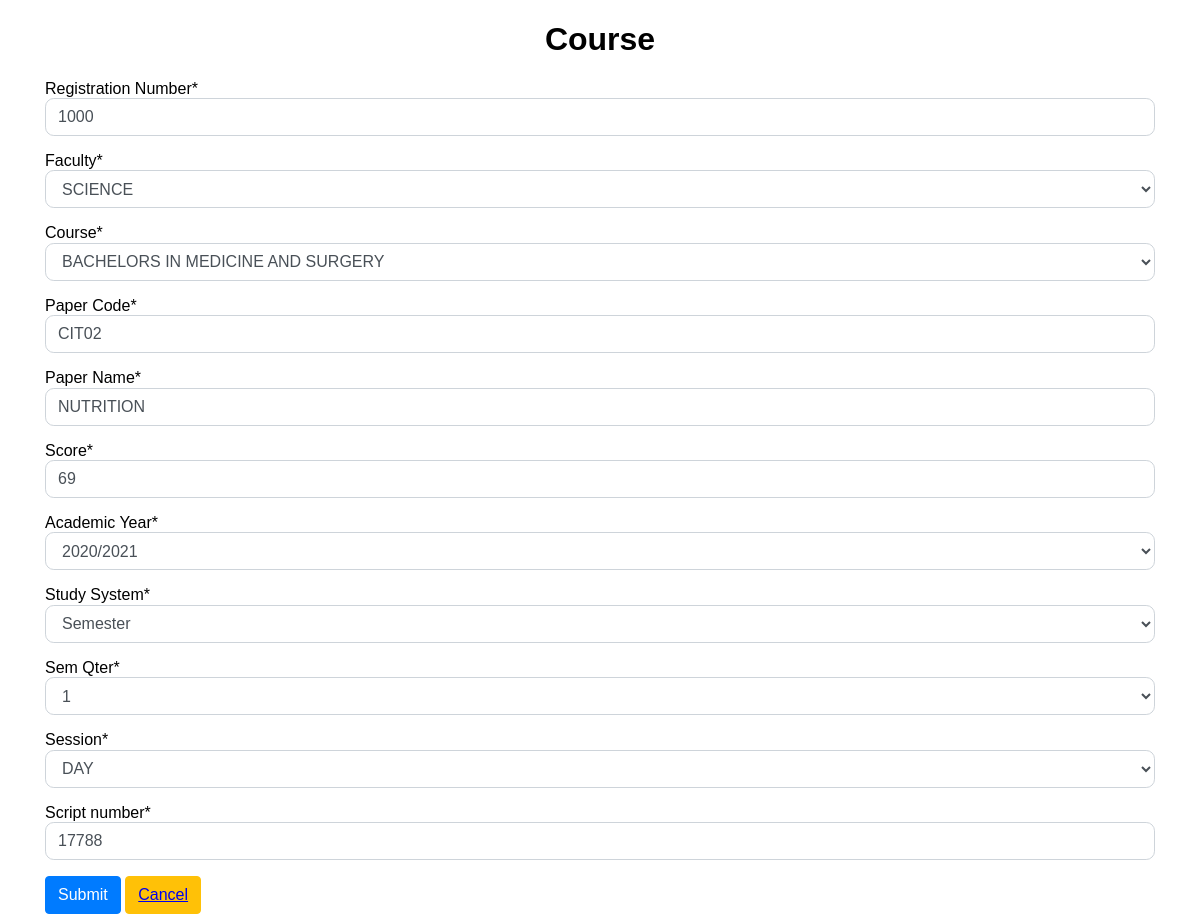
The app's page /results/edit_results/1/ (signed in) with its own data.
### exam/models.py (models this page shows)
class Results(models.Model):
    YearOfExam=[
        ("2018/2019", "2018/2019"),
        ("2019/2020", "2019/2020"),
        ("2020/2021", "2020/2021"),
        ("2021/2022", "2021/2022"),
        ("2022/2023", '2022/2023'),
        ("2023/2024", "2023/2024")
        ]
    studymode=[
        ("DAY", 'DAY'),
        ("EVENING", 'EVENING'),
        ("WEEKEND", 'WEEKEND')
        ]
    study=[
        ("Semester", 'Semester'),
        ("Quarter", 'Quarter'),
        ("Term", 'Term'),
        ]
    list=[
        ("1", '1'),
        ("2", '2'),
        ("3", '3'),
        ("4", '4'),
        ("5", '5'),
    ]
    Date = models.DateTimeField(verbose_name='Date Submitted', auto_now=True)
    Registration_Number = models.CharField(max_length=100)
    Faculty = models.ForeignKey(Faculty, on_delete=models.CASCADE)
    Course = models.ForeignKey(Course, on_delete=models.CASCADE)
    Paper_Code = models.CharField(max_length=30)
    Paper_Name = models.CharField(max_length=100)
    Score = models.IntegerField()
    Academic_Year = models.CharField(max_length=20, choices=YearOfExam)
    Study_System = models.CharField(max_length=30, choices=study)
    Sem_Qter = models.CharField(max_length=30, choices=list)
    Session = models.CharField(max_length=10, choices=studymode)
    Script_number = models.IntegerField(null=False)

### exam/views.py (the view)
# urls.py: path('results/edit_results/<int:results_id>/', edit_results_view, name="edit_results_page"),
@login_required
def edit_results_view(request, results_id):
    message =""
    results = Results.objects.get(id=results_id)
    if request.method == "POST":
        results_form = ResultsForm(request.POST, instance= results)
        if results_form.is_valid():
            results_form.save()
            message = "Changes saved successfully"
            return render(request, 'messages/results_changes.html')
        else:
            message = "Entered invalid data"
        messages.success(request, message)
    else:
        results_form = ResultsForm(instance=results)
    context = {
        'form': results_form,
        'results': results,
        'msg': message,
    }
    return render(request, "results/edit_results.html", context)

### exam/forms.py
class ResultsForm(ModelForm):
    class Meta:
        model = Results
        fields = '__all__'

### exam/models.py (called while the page is built)
    def __str__(self):
        return f"{self.Faculty_Name}"

    def __str__(self):
        return f"{self.Course_Name}"

### exam/templates/results/edit_results.html (shortened to what this page needs)
<!DOCTYPE html>
<html lang="en">
<head>
    {% load crispy_forms_tags %}
    <link href="/static/css/group.css" rel="stylesheet" />
</head>
<body>
    <h1>{{results.Course_Name}} Course</h1>
    <div class="container">
        <form method="POST">
            {{form|crispy}}
            <input type="Submit" class="btn btn-primary">
            <button class="btn btn-warning"><a href="{% url 'add_results_page' %}">Cancel</a></button>
        </form>
    </div>
</body>
</html>

### static/css/group.css (style rules this page uses)
:root { --blue: #007bff; --indigo: #6610f2; --purple: #6f42c1; --pink: #e83e8c; --red: #dc3545; --orange: #fd7e14; --yellow: #ffc107; --green: #28a745; --teal: #20c997; --cyan: #17a2b8; --white: #fff; --gray: #6c757d; --gray-dark: #343a40; --primary: #007bff; --secondary: #6c757d; --success: #28a745; --info: #17a2b8; --warning: #ffc107; --danger: #dc3545; --light: #f8f9fa; --dark: #343a40; --breakpoint-xs: 0; --breakpoint-sm: 576px; --breakpoint-md: 768px; --breakpoint-lg: 992px; --breakpoint-xl: 1200px; --font-family-sans-serif: -apple-system, BlinkMacSystemFont, "Segoe UI", Roboto, "Helvetica Neue", Arial, sans-serif, "Apple Color Emoji", "Segoe UI Emoji", "Segoe UI Symbol"; --font-family-monospace: SFMono-Regular, Menlo, Monaco, Consolas, "Liberation Mono", "Courier New", monospace; }
*, *::before, *::after { box-sizing: border-box; }
html { font-family: sans-serif; line-height: 1.15; -webkit-text-size-adjust: 100%; -ms-text-size-adjust: 100%; -ms-overflow-style: scrollbar; -webkit-tap-highlight-color: transparent; }
h1 { text-align: center; }
.form-control { width: 100%; padding: 0.375rem 0.75rem; font-size: 1rem; line-height: 1.5; color: #495057; background-color: #ffffff; background-clip: prgb(227, 215, 215)box; border: 1px solid #ced4da; height: auto; border-radius: 0.55rem; transition: border-color 0.15s ease-in-out, box-shadow 0.15s ease-in-out; }
.form-control::placeholder { color: #6c757d; opacity: 1; }
select.form-control:not([size]):not([multiple]) { height: calc(2.25rem + 2px); }
.form-group { margin-bottom: 1rem; }
.btn { display: inline-block; font-weight: 400; text-align: center; white-space: nowrap; vertical-align: middle; -webkit-user-select: none; -moz-user-select: none; -ms-user-select: none; user-select: none; border: 1px solid transparent; padding: 0.375rem 0.75rem; font-size: 1rem; line-height: 1.5; border-radius: 0.25rem; transition: color 0.15s ease-in-out, background-color 0.15s ease-in-out, border-color 0.15s ease-in-out, box-shadow 0.15s ease-in-out; }
.btn-primary { color: #fff; background-color: #007bff; border-color: #007bff; }
.btn-warning { color: #212529; background-color: #ffc107; border-color: #ffc107; }
.container { width: 100%; padding-right: 15px; padding-left: 15px; margin-right: auto; margin-left: auto; }
@media (min-width: 576px) { .container { max-width: 540px; } }
@media (min-width: 768px) { .container { max-width: 720px; } }
@media (min-width: 992px) { .container { max-width: 960px; } }
@media (min-width: 1200px) { .container { max-width: 1140px; } }

### records on screen
Results: Registration_Number "1000", Faculty "SCIENCE", Course "BACHELORS IN MEDICINE AND SURGERY", Paper_Code "CIT02", Paper_Name "NUTRITION", Score "69", Academic_Year "2020/2021", Study_System "Semester", Sem_Qter "1", Session "DAY", Script_number "17788"
